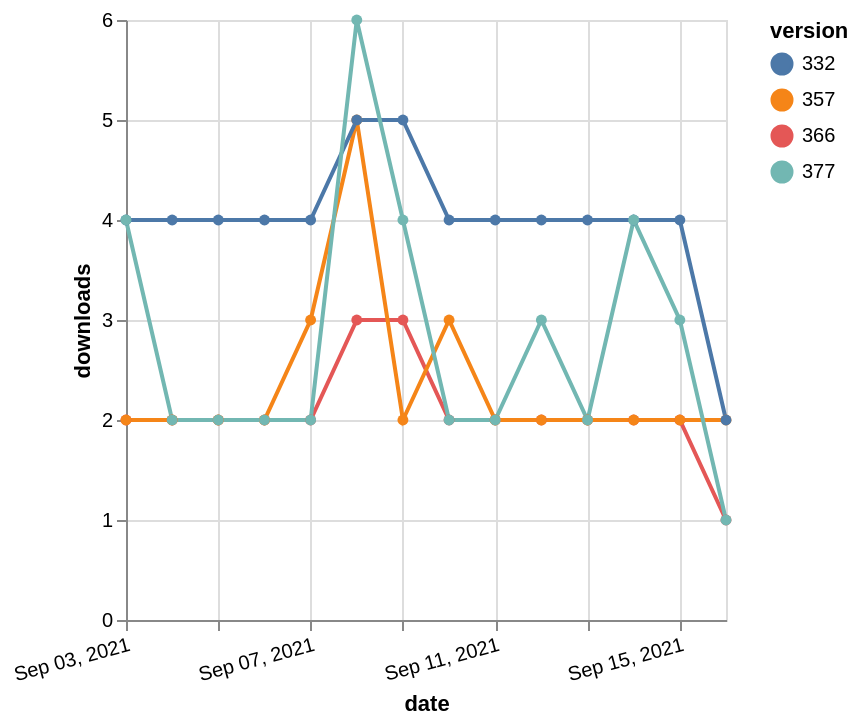

This figure's Vega-Lite source:
### Vega-Lite specification from a JSON file in a GitHub repository (floating-point values rounded to 4 significant figures)
{"$schema": "https://vega.github.io/schema/vega-lite/v5.json", "description": "A simple bar chart with embedded data.", "data": {"values": [{"date": "2021-09-03", "total": 2301, "delta": 2, "version": "366"}, {"date": "2021-09-04", "total": 2303, "delta": 2, "version": "366"}, {"date": "2021-09-05", "total": 2305, "delta": 2, "version": "366"}, {"date": "2021-09-06", "total": 2307, "delta": 2, "version": "366"}, {"date": "2021-09-07", "total": 2309, "delta": 2, "version": "366"}, {"date": "2021-09-08", "total": 2312, "delta": 3, "version": "366"}, {"date": "2021-09-09", "total": 2315, "delta": 3, "version": "366"}, {"date": "2021-09-10", "total": 2317, "delta": 2, "version": "366"}, {"date": "2021-09-11", "total": 2319, "delta": 2, "version": "366"}, {"date": "2021-09-12", "total": 2321, "delta": 2, "version": "366"}, {"date": "2021-09-13", "total": 2323, "delta": 2, "version": "366"}, {"date": "2021-09-14", "total": 2325, "delta": 2, "version": "366"}, {"date": "2021-09-15", "total": 2327, "delta": 2, "version": "366"}, {"date": "2021-09-16", "total": 2328, "delta": 1, "version": "366"}, {"date": "2021-09-03", "total": 2791, "delta": 2, "version": "357"}, {"date": "2021-09-04", "total": 2793, "delta": 2, "version": "357"}, {"date": "2021-09-05", "total": 2795, "delta": 2, "version": "357"}, {"date": "2021-09-06", "total": 2797, "delta": 2, "version": "357"}, {"date": "2021-09-07", "total": 2800, "delta": 3, "version": "357"}, {"date": "2021-09-08", "total": 2805, "delta": 5, "version": "357"}, {"date": "2021-09-09", "total": 2807, "delta": 2, "version": "357"}, {"date": "2021-09-10", "total": 2810, "delta": 3, "version": "357"}, {"date": "2021-09-11", "total": 2812, "delta": 2, "version": "357"}, {"date": "2021-09-12", "total": 2814, "delta": 2, "version": "357"}, {"date": "2021-09-13", "total": 2816, "delta": 2, "version": "357"}, {"date": "2021-09-14", "total": 2818, "delta": 2, "version": "357"}, {"date": "2021-09-15", "total": 2820, "delta": 2, "version": "357"}, {"date": "2021-09-16", "total": 2822, "delta": 2, "version": "357"}, {"date": "2021-09-03", "total": 4776, "delta": 4, "version": "332"}, {"date": "2021-09-04", "total": 4780, "delta": 4, "version": "332"}, {"date": "2021-09-05", "total": 4784, "delta": 4, "version": "332"}, {"date": "2021-09-06", "total": 4788, "delta": 4, "version": "332"}, {"date": "2021-09-07", "total": 4792, "delta": 4, "version": "332"}, {"date": "2021-09-08", "total": 4797, "delta": 5, "version": "332"}, {"date": "2021-09-09", "total": 4802, "delta": 5, "version": "332"}, {"date": "2021-09-10", "total": 4806, "delta": 4, "version": "332"}, {"date": "2021-09-11", "total": 4810, "delta": 4, "version": "332"}, {"date": "2021-09-12", "total": 4814, "delta": 4, "version": "332"}, {"date": "2021-09-13", "total": 4818, "delta": 4, "version": "332"}, {"date": "2021-09-14", "total": 4822, "delta": 4, "version": "332"}, {"date": "2021-09-15", "total": 4826, "delta": 4, "version": "332"}, {"date": "2021-09-16", "total": 4828, "delta": 2, "version": "332"}, {"date": "2021-09-03", "total": 2336, "delta": 4, "version": "377"}, {"date": "2021-09-04", "total": 2338, "delta": 2, "version": "377"}, {"date": "2021-09-05", "total": 2340, "delta": 2, "version": "377"}, {"date": "2021-09-06", "total": 2342, "delta": 2, "version": "377"}, {"date": "2021-09-07", "total": 2344, "delta": 2, "version": "377"}, {"date": "2021-09-08", "total": 2350, "delta": 6, "version": "377"}, {"date": "2021-09-09", "total": 2354, "delta": 4, "version": "377"}, {"date": "2021-09-10", "total": 2356, "delta": 2, "version": "377"}, {"date": "2021-09-11", "total": 2358, "delta": 2, "version": "377"}, {"date": "2021-09-12", "total": 2361, "delta": 3, "version": "377"}, {"date": "2021-09-13", "total": 2363, "delta": 2, "version": "377"}, {"date": "2021-09-14", "total": 2367, "delta": 4, "version": "377"}, {"date": "2021-09-15", "total": 2370, "delta": 3, "version": "377"}, {"date": "2021-09-16", "total": 2371, "delta": 1, "version": "377"}]}, "width": "container", "mark": {"type": "line", "point": {"filled": true}}, "encoding": {"x": {"field": "date", "type": "temporal", "timeUnit": "yearmonthdate", "title": "date", "axis": {"labelAngle": -15}}, "y": {"field": "delta", "type": "quantitative", "title": "downloads"}, "color": {"field": "version", "type": "nominal"}, "tooltip": {"field": "delta"}}}
